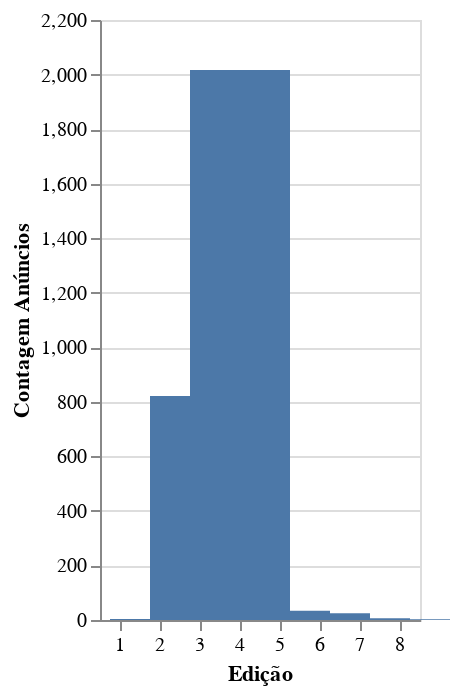

Notebook cell for this chart:
### Code cell
(
    alt.Chart(df_ads_by_page)
    .mark_bar(size=50)
    .encode(
        x=alt.X("Página:O")
        .title("Edição")
        .axis(labelAngle=0)
        .scale(domain=range(1, 9)),
        y=alt.Y("anuncios").title("Contagem Anúncios"),
    )
)

### Figure 1 — Vega-Lite specification as saved in the notebook (floating-point values rounded to 4 significant figures)
{"config": {"view": {"continuousWidth": 300, "continuousHeight": 300}}, "data": {"name": "data-0695e235327c5c86644094e1d6bef2b8"}, "mark": {"type": "bar", "size": 50}, "encoding": {"x": {"axis": {"labelAngle": 0}, "field": "Página", "scale": {"domain": [1, 2, 3, 4, 5, 6, 7, 8]}, "title": "Edição", "type": "ordinal"}, "y": {"field": "anuncios", "title": "Contagem Anúncios", "type": "quantitative"}}, "$schema": "https://vega.github.io/schema/vega-lite/v5.20.1.json", "datasets": {"data-0695e235327c5c86644094e1d6bef2b8": [{"Página": 2, "anuncios": 4}, {"Página": 3, "anuncios": 821}, {"Página": 4, "anuncios": 2017}, {"Página": 5, "anuncios": 34}, {"Página": 6, "anuncios": 25}, {"Página": 7, "anuncios": 6}, {"Página": 8, "anuncios": 3}]}}
